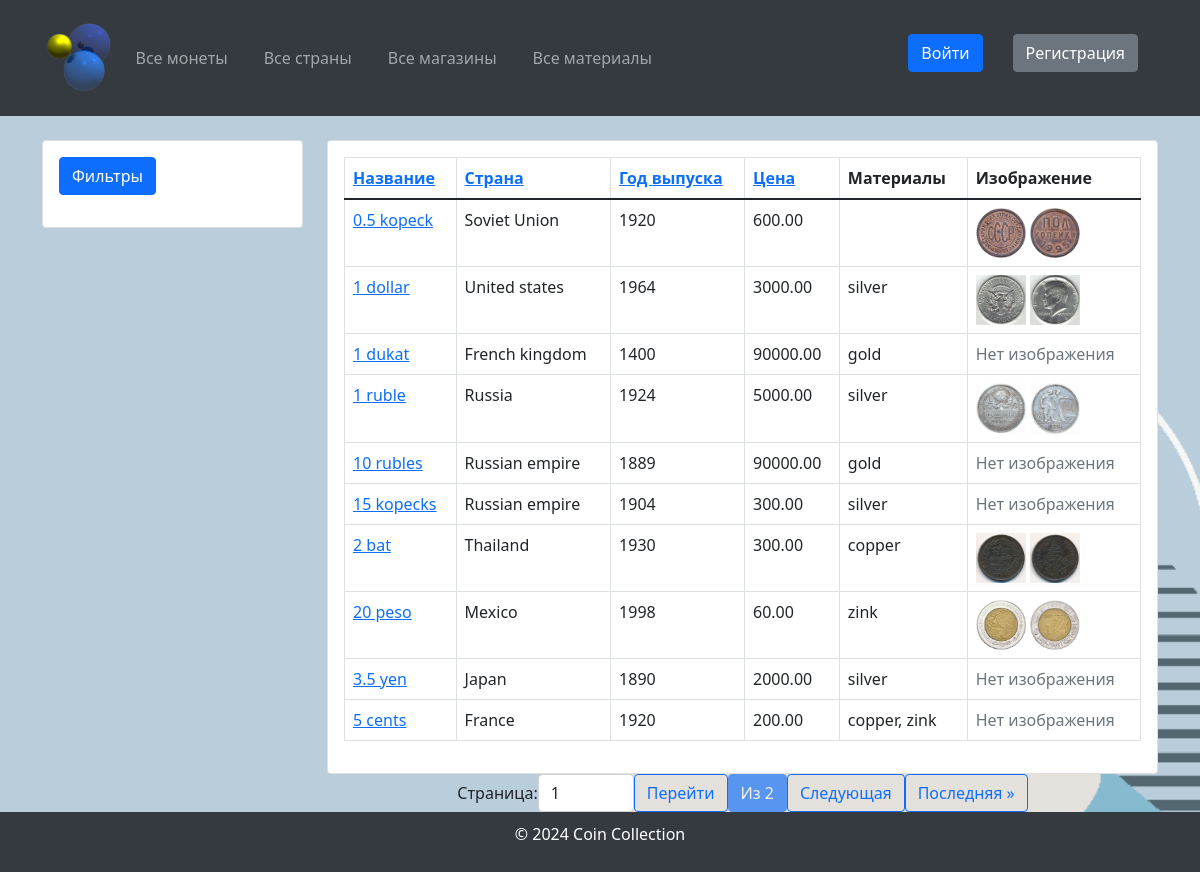
The page / on the database its author committed.
### coindb/models.py (models this page shows, shortened)
class Coin(models.Model):
    name = models.CharField(max_length=255, verbose_name="Coin Name")
    country = models.ForeignKey(Country, on_delete=models.SET_NULL, blank=True, null=True,
                                verbose_name="Country of Origin")
    year = models.IntegerField(verbose_name="Year of Issue", null=True, blank=True)
    material = models.ManyToManyField(Material, verbose_name="Coin Material", null=True, blank=True)
    price = models.DecimalField(max_digits=10, decimal_places=2, verbose_name="Coin Price")
    imageObverse = models.ImageField(upload_to="coins/", verbose_name="Coin Obverse Image", blank=True, null=True)
    imageReverse = models.ImageField(upload_to="coins/", verbose_name="Coin Reverse Image", blank=True, null=True)
    shop = models.ForeignKey('Shop', on_delete=models.SET_NULL, null=True, blank=True, verbose_name="Shop",
                             related_name="coins")
    class Meta:
        verbose_name = "Coin"
        verbose_name_plural = "Coins"

class Country(models.Model):
    CONTINENT_CHOICES = [
        ("Africa", "Africa"),
        ("Asia", "Asia"),
        ("Europe", "Europe"),
        ("North America", "North America"),
        ("South America", "South America"),
        ("Antarctica", "Antarctica"),
        ("Australia", "Australia"),
    ]
    name = models.CharField(max_length=255, verbose_name="Country Name")
    continent = models.CharField(max_length=20, choices=CONTINENT_CHOICES, verbose_name="Continent")
    code = models.CharField(max_length=10, verbose_name="Country Code", unique=True)
    class Meta:
        verbose_name = "Country"
        verbose_name_plural = "Countries"
    def __str__(self):
        return self.name

class Material(models.Model):
    name = models.CharField(max_length=255, verbose_name="Material Name")
    price = models.DecimalField(max_digits=10, decimal_places=2, verbose_name="Material Price")
    class Meta:
        verbose_name = "Material"
        verbose_name_plural = "Materials"
    def __str__(self):
        return self.name

### coindb/views.py (the view)
# urls.py: path('', views.CoinListView.as_view(), name='coin_list'),
class CoinListView(ListView):
    model = Coin
    template_name = 'coin/coin_list.html'
    context_object_name = 'coins'
    filterset_class = CoinFilterSet
    paginate_by = 10
    def get_queryset(self):
        queryset = super().get_queryset()
        coin_filter = CoinFilterSet(self.request.GET, queryset=queryset)
        queryset = coin_filter.qs
        sort_field = self.request.GET.get('sort', 'name')
        order = self.request.GET.get('order', 'asc')
        if order == 'desc':
            sort_field = f'-{sort_field}'
        queryset = queryset.order_by(sort_field)
        return queryset
    def get_context_data(self, **kwargs):
        context = super().get_context_data(**kwargs)
        queryset = self.get_queryset()
        paginator = Paginator(queryset, self.paginate_by)
        page_number = self.request.GET.get('page')
        page_obj = paginator.get_page(page_number)
        context['page_obj'] = page_obj
        context['filter'] = CoinFilterSet(self.request.GET, queryset=queryset)
        return context

### templates/coin/coin_list.html (shortened to what this page needs)
{% extends 'base.html' %}
{% load bootstrap5 %}
{% block sidebar %}
    <div class="col-md-12 mb-4">
        <div class="card">
            <div class="card-body">
                <button class="btn btn-primary mb-3" type="button" data-bs-toggle="collapse" data-bs-target="#filterCollapse" aria-expanded="false" aria-controls="filterCollapse">
                    Фильтры
                </button>
            </div>
        </div>
    </div>
{% endblock %}
{% block content %}
    <div class="card">
        <div class="card-body">
            <table class="table table-bordered">
                <thead>
                <tr>
                    <th>
                        <a href="?sort=name{% if request.GET.sort == 'name' and request.GET.order != 'desc' %}&order=desc{% endif %}">
                            Название
                        </a>
                    </th>
                    <th>
                        <a href="?sort=country{% if request.GET.sort == 'country' and request.GET.order != 'desc' %}&order=desc{% endif %}">
                            Страна
                        </a>
                    </th>
                    <th>
                        <a href="?sort=year{% if request.GET.sort == 'year' and request.GET.order != 'desc' %}&order=desc{% endif %}">
                            Год выпуска
                        </a>
                    </th>
                    <th>
                        <a href="?sort=price{% if request.GET.sort == 'price' and request.GET.order != 'desc' %}&order=desc{% endif %}">
                            Цена
                        </a>
                    </th>
                    <th>Материалы</th>
                    <th>Изображение</th>
                </tr>
                </thead>
                <tbody>
                {% for coin in coins %}
                    <tr>
                        <td><a href="{% url 'coin_detail' coin.id %}">{{ coin.name }}</a></td>
                        <td>{{ coin.country.name }}</td>
                        <td>{{ coin.year }}</td>
                        <td>{{ coin.price }}</td>
                        <td>
                            {% for material in coin.material.all %}
                                {{ material.name }}{% if not forloop.last %}, {% endif %}
                            {% endfor %}
                        </td>
                        <td>
                            {% if coin.imageObverse %}
                                <img src="{{ coin.imageObverse.url }}" alt="{{ coin.name }}" width="50">
                            {% endif %}
                            {% if coin.imageReverse %}
                                <img src="{{ coin.imageReverse.url }}" alt="{{ coin.name }}" width="50">
                            {% endif %}
                            {% if not coin.imageObverse and not coin.imageReverse %}
                                <span class="text-muted">Нет изображения</span>
                            {% endif %}
                        </td>
                    </tr>
                {% empty %}
                    <tr>
                        <td colspan="6" class="text-center">Монеты не найдены</td>
                    </tr>
                {% endfor %}
                </tbody>
            </table>
        </div>
    </div>
    <div class="pagination justify-content-center">
        <form method="get" class="d-inline-flex align-items-center">
            <label for="page-input" class="mr-2">Страница:</label>
            <input type="number" id="page-input" name="page" value="{{ page_obj.number }}" min="1"
                   max="{{ page_obj.paginator.num_pages }}" class="form-control w-auto" style="width: 80px;">
            <button type="submit" class="btn btn-outline-primary ml-2">Перейти</button>
        </form>
        <span class="btn btn-primary disabled ml-2">Из {{ page_obj.paginator.num_pages }}</span>
        {% if page_obj.has_next %}
            <a href="?page={{ page_obj.next_page_number }}{% if request.GET.sort %}&sort={{ request.GET.sort }}{% endif %}{% if request.GET.order %}&order={{ request.GET.order }}{% endif %}"
               class="btn btn-outline-primary">Следующая</a>
            <a href="?page={{ page_obj.paginator.num_pages }}{% if request.GET.sort %}&sort={{ request.GET.sort }}{% endif %}{% if request.GET.order %}&order={{ request.GET.order }}{% endif %}"
               class="btn btn-outline-primary">Последняя &raquo;</a>
        {% endif %}
    </div>
{% endblock %}

### templates/base.html (style rules this page uses)
body, html { display: flex; flex-direction: column; min-height: 100vh; margin: 0; }
body { background-image: url("/media/background.png"); background-size: cover; background-repeat: no-repeat; background-position: center; }

### rows shown on the page
Coin: name "0.5 kopeck", country.name "Soviet Union", year "1920", price "600.00", imageObverse (picture), imageReverse (picture)
Coin: name "1 dollar", country.name "United states", year "1964", price "3000.00", imageObverse (picture), imageReverse (picture)
Material: name "silver"
Coin: name "1 dukat", country.name "French kingdom", year "1400", price "90000.00", imageObverse "Нет изображения"
Material: name "gold"
Coin: name "1 ruble", country.name "Russia", year "1924", price "5000.00", imageObverse (picture), imageReverse (picture)
Coin: name "10 rubles", country.name "Russian empire", year "1889", price "90000.00", imageObverse "Нет изображения"
Coin: name "15 kopecks", country.name "Russian empire", year "1904", price "300.00", imageObverse "Нет изображения"
Coin: name "2 bat", country.name "Thailand", year "1930", price "300.00", imageObverse (picture), imageReverse (picture)
Material: name "copper"
Coin: name "20 peso", country.name "Mexico", year "1998", price "60.00", imageObverse (picture), imageReverse (picture)
Material: name "zink"
Coin: name "3.5 yen", country.name "Japan", year "1890", price "2000.00", imageObverse "Нет изображения"
Coin: name "5 cents", country.name "France", year "1920", price "200.00", imageObverse "Нет изображения"

### other values the page prints
{{ page_obj.paginator.num_pages }} "2"
